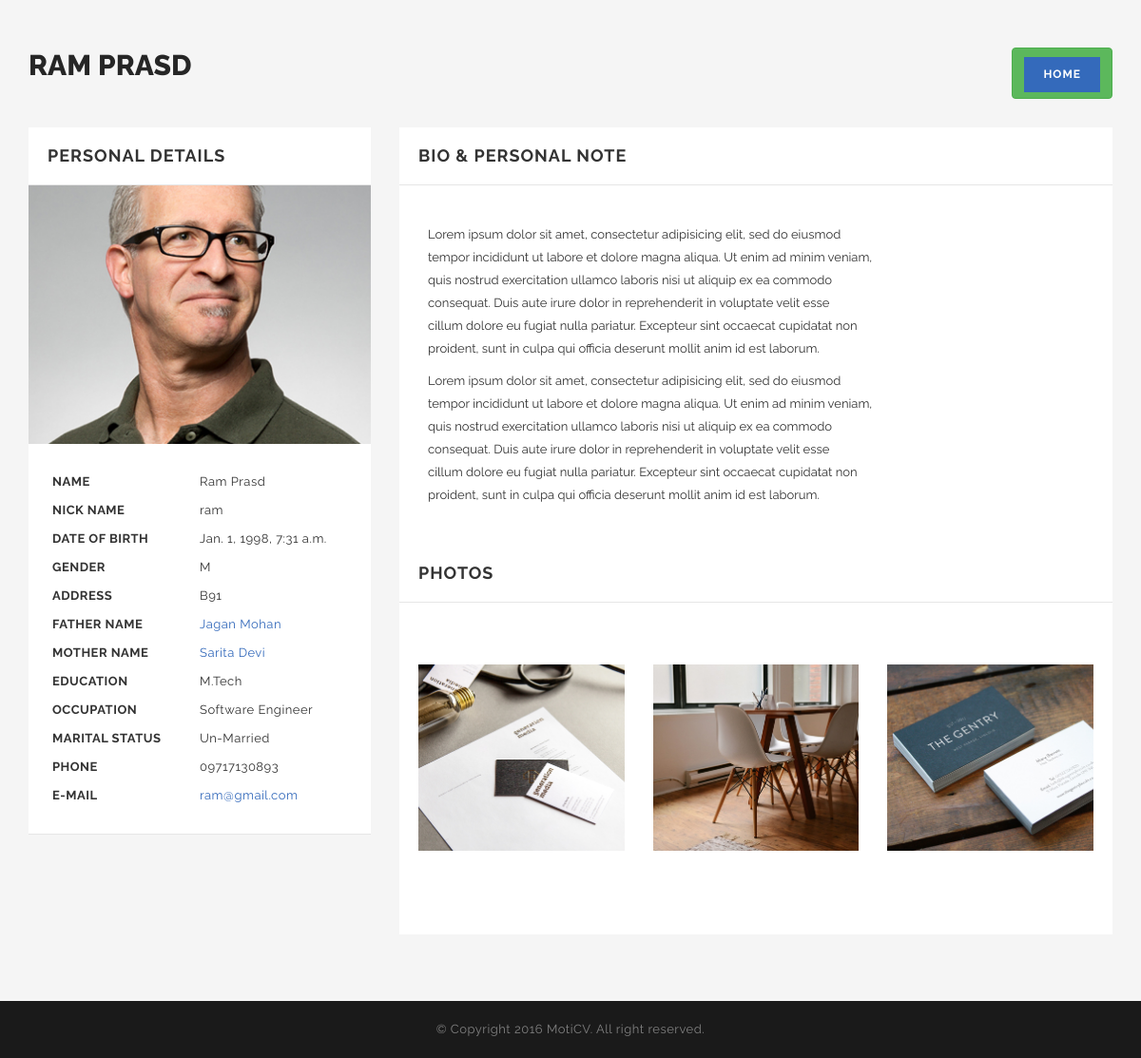
Page /p/3 on the committed database.
### website/models.py (models this page shows, shortened)
class PersonProfile(models.Model):
	created_by = models.ForeignKey(User, on_delete=models.CASCADE)
	name = models.CharField(blank=False, max_length=255)
	nickname = models.CharField(blank=True, max_length=255)
	mobile = models.CharField(blank=True, max_length=20)
	photo = models.ImageField(upload_to='profile_pic', blank=True)
	fathers_name = models.ForeignKey('self', blank=True, null=True, on_delete=models.SET_NULL, related_name='father_name')
	mothers_name = models.ForeignKey('self', blank=True, null=True, on_delete=models.SET_NULL, related_name='mother_name')
	dob = models.DateTimeField(auto_now_add=False, blank=True)
	sex = models.CharField(blank=True, max_length=1, choices=[('M', 'Male'), ('F', 'Female')], default='M')
	education = models.TextField(blank=True)
	occupation = models.TextField(blank=True)
	address = models.TextField(blank=True)
	marital_status = models.CharField(blank=True, max_length=50, choices=[('Married', 'Married'), ('Un-Married', 'Un-Married')], default='Un-Married')
	spouse_name = models.ForeignKey('self', blank=True, null=True, on_delete=models.SET_NULL, related_name='sp_name')
	place_of_married = models.TextField(blank=True)
	general_note = HTMLField(blank=True)
	bio = HTMLField(blank=True)
	email = models.EmailField(blank=True)

### website/views.py (the view)
# urls.py: path('p/<pid>', views.prifile, name='profile'),
def prifile(request, pid):
	context = {'pid': pid}
	person = list(PersonProfile.objects.filter(id=pid).values())[0]
	try:
		context['fathers_name'] = list(PersonProfile.objects.filter(id=person['fathers_name_id']).values())[0]['name']
	except Exception as e:
		pass
	try:
		context['mothers_name'] = list(PersonProfile.objects.filter(id=person['mothers_name_id']).values())[0]['name']
	except Exception as e:
		pass
	try:
		context['spouse_name'] = list(PersonProfile.objects.filter(id=person['spouse_name_id']).values())[0]['name']
	except Exception as e:
		pass
	try:
		children = list(PersonChildren.objects.filter(parent__id=person['id']).values())
		c = []
		for child in children:
			name = list(PersonProfile.objects.filter(id=child['child_id']).values())[0]['name']
			child_id = child['child_id']
			c.append({'id': child_id, 'name': name})
		context['children'] = c
	except Exception as e:
		pass
	try:
		context['pics'] = list(PersonPhotos.objects.filter(person__id=person['id']).values('pic'))
	except Exception as e:
		pass
	context['person'] = person
	return render(request, 'website/profile.html', context)

### templates/website/profile.html (shortened to what this page needs)
<!doctype html>
<html class="no-js" lang="en">
<head>
{% load static %}
<link rel="stylesheet" href="{% static 'website/css/ionicons.min.css' %}">
<link rel="stylesheet" href="{% static 'website/css/bootstrap/bootstrap.min.css' %}">
<link rel="stylesheet" href="{% static 'website/css/font-awesome.min.css' %}">
<link rel="stylesheet" href="{% static 'website/css/main.css' %}">
<link rel="stylesheet" href="{% static 'website/css/style.css' %}">
<link rel="stylesheet" href="{% static 'website/css/responsive.css' %}">
</head>
<body>
<div id="wrap">
  <main class="cd-main-content">
    <div id="content">
      <div class="resume">
        <div class="container">
          <div class="top-head">
            <div class="row">
              <div class="col-sm-6">
                <h4>{{person.name}}</h4>
              </div>
              <div class="col-sm-6"> <span style="float: right;" class="btn btn-success"><a href="/">Home</a></span></div>
            </div>
          </div>
          <div class="row">
            <div class="col-md-4">
              <div class="side-bar">
                <h5 class="tittle">Personal Details</h5>
                <img src="/media/{{person.photo}}" class="img-responsive" alt="">
                <ul class="personal-info">
                  <li>
                    <p> <span> Name</span> {{person.name}} </p>
                  </li>
                  {% if person.nickname %}
                  <li>
                    <p> <span> Nick Name</span> {{person.nickname}} </p>
                  </li>
                  {% endif %}
                  {% if person.dob %}
                  <li>
                    <p> <span> Date of Birth</span> {{person.dob}} </p>
                  </li>
                  {% endif %}
                  <li>
                    <p> <span> Gender</span> {{person.sex}} </p>
                  </li>
                  {% if person.address %}
                  <li>
                    <p> <span> Address</span> {{person.address}} </p>
                  </li>
                  {% endif %}
                  {% if fathers_name %}
                  <li>
                    <p> <span> Father Name</span> <a href="/p/{{person.fathers_name_id}}"> {{fathers_name}} </a> </p>
                  </li>
                  {% endif %}
                  {% if mothers_name %}
                  <li>
                    <p> <span> Mother Name</span> <a href="/p/{{person.mothers_name_id}}">  {{mothers_name}} </a> </p>
                  </li>
                  {% endif %}
                  {% if person.education %}
                  <li>
                    <p> <span> Education </span> {{person.education}} </p>
                  </li>
                  {% endif %}
                  {% if person.occupation %}
                  <li>
                    <p> <span> Occupation</span> {{person.occupation}} </p>
                  </li>
                  {% endif %}
                  {% if person.marital_status %}
                  <li>
                    <p> <span> Marital Status</span> {{person.marital_status}} </p>
                  </li>
                  {% endif %}
                  {% if person.mobile %}
                  <li>
                    <p> <span> Phone</span> {{person.mobile}} </p>
                  </li>
                  {% endif %}
                  {% if person.email %}
                  <li>
                    <p> <span> E-mail</span> <a href="#"> {{person.email}}</a> </p>
                  </li>
                  {% endif %}
                </ul>
              </div>
            </div>
            <div class="col-md-8">
              <div class="tab-content">
                <div role="tabpanel" class="tab-pane fade in active" id="resume">
                  <div class="inside-sec">
                    <h5 class="tittle">Bio & Personal Note</h5>
                    <div class="bio-info padding-30">
                      <p>{{person.bio | safe}}</p>
                      <p>{{person.general_note | safe}}</p>
                    </div>
                    <h5 class="tittle">Photos</h5>
                    <section class="portfolio padding-top-50 padding-bottom-50">
                      <div id="Container" class="item-space row col-3">
                        {% for p in pics %}
                          <article class="portfolio-item mix pf-web-design">
                            <div class="portfolio-image"> <a href="#."> <img class="img-responsive" alt="Open Imagination" src="/media/{{p.pic}}"> </a>
                            </div>
                          </article>
                        {% endfor %}
                      </div>
                    </section>
                  </div>
                </div>
              </div>
            </div>
          </div>
        </div>
      </div>
    </div>
  </main>
  <footer class="footer">
    <div class="rights">
      <p>© Copyright 2016 MotiCV. All right reserved.</p>
    </div>
  </footer>
</div>
</body>
</html>

### static/website/css/style.css (style rules this page uses)
* { margin: 0px; padding: 0px; }
body { background: #FFF; font-weight: normal; position: relative; font-size: 14px; font-family: 'Raleway', sans-serif; }
#wrap { position: relative; width: 100%; overflow: hidden; }
h1, h2, h3, h4, h5, h6 { color: #262626; font-weight: bold; text-transform: uppercase; font-family: 'Raleway', sans-serif; }
h4 { font-size: 30px; }
h5 { font-size: 18px; padding: 20px 0; margin: 0px; color: #333333; letter-spacing: 1px; }
p { color: #333333; font-size: 13px; line-height: 20px; letter-spacing: 0.5px; text-rendering: optimizeLegibility; }
a { -webkit-transition: all 0.4s ease-in-out; -moz-transition: all 0.4s ease-in-out; -o-transition: all 0.4s ease-in-out; -ms-transition: all 0.4s ease-in-out; transition: all 0.4s ease-in-out; text-decoration: none !important; }
img { -webkit-transition: 0.4s ease-in-out; -moz-transition: 0.4s ease-in-out; -ms-transition: 0.4s ease-in-out; -o-transition: 0.4s ease-in-out; transition: 0.4s ease-in-out; display: inline-block !important; }
ul { margin-bottom: 0px; }
li { list-style: none; }
a { text-decoration: none; color: #141414; }
section { position: relative; width: 100%; background: #fff; }
.resume { background: #f5f5f5; padding: 100px 0; }
h5.tittle { font-size: 18px; padding: 20px; margin: 0px; color: #333333; letter-spacing: 1px; border-bottom: 1px solid #e6e6e6; }
.top-head { margin-bottom: 30px; }
.top-head h4 { text-transform: uppercase; font-weight: 800; margin-right: 20px; float: left; margin: 0px; line-height: 38px; margin-right: 30px; display: inline-block; }
.top-head a { letter-spacing: 1px; background: #346abb; color: #fff; padding: 10px 20px; text-transform: uppercase; font-weight: bold; font-size: 12px; margin-top: 3px; display: inline-block; }
.side-bar { background: #fff; }
.side-bar .personal-info { padding: 25px; border-bottom: 1px solid #e6e6e6; }
.side-bar .personal-info li span { width: 50%; float: left; text-transform: uppercase; font-weight: bold; }
.side-bar .personal-info li p { margin: 0px; line-height: 30px; }
.side-bar .personal-info li a { color: #346abb; }
.inside-sec { width: 100%; display: inline-block; background: #fff; }
.bio-info p { line-height: 24px; letter-spacing: 0px; }
.rights { background: #1a1a1a; padding: 20px 0; text-align: center; }
.rights p { margin: 0px; color: #808080; }
.portfolio { padding: 20px; display: inline-block; width: 100%; }
.portfolio-item .portfolio-image { position: relative; overflow: hidden; }
.portfolio .item-space .portfolio-item { padding: 15px; float: left; }
.portfolio .portfolio-item { position: relative; overflow: hidden; padding: 5px; display: none; }
.portfolio .item-space .portfolio-item img { width: 100%; }
.portfolio-image img { width: 100%; }
.col-3 .portfolio-item { width: 33.3333%; position: relative; }
article, aside, details, figcaption, figure, footer, header, hgroup, menu, nav, section, main { display: block; }
body { line-height: 1; }
ol, ul { list-style: none; }
.cd-main-content { min-height: 100%; position: relative; z-index: 2; -webkit-transform: translateZ(0); -webkit-backface-visibility: hidden; -webkit-transition-property: -webkit-transform; -moz-transition-property: -moz-transform; transition-property: transform; -webkit-transition-duration: 0.4s; -moz-transition-duration: 0.4s; transition-duration: 0.4s; }
#content:before { opacity: 0; position: absolute; height: 100%; width: 100%; left: 0px; right: 320px; margin-right: 320px; top: 0px; content: ""; display: none; background: rgba(0,0,0,0.5); z-index: 1; -webkit-transition: all 0.4s ease-in-out; -moz-transition: all 0.4s ease-in-out; -o-transition: all 0.4s ease-in-out; -ms-transition: all 0.4s ease-in-out; transition: all 0.4s ease-in-out; }
#content:before { z-index: 10 !important; }
img { max-width: 100%; height: auto; }
.inside-sec { padding-bottom: 20px; }
.tab-content { margin-bottom: 20px; }
.resume { padding: 50px 0; }

### rows in the picture
PersonProfile: name "RAM PRASD", photo (picture), name "Ram Prasd", nickname "ram", dob "Jan. 1, 1998, 7:31 a.m.", sex "M", address "B91", education "M.Tech", occupation "Software Engineer", marital_status "Un-Married", mobile "09717130893", email "ram@gmail.com", bio "Lorem ipsum dolor sit amet, consectetur adipisicing elit, sed do eiusmod tempor incididunt ut labore et dolore magna aliqua. Ut enim ad minim veniam, quis nostrud exercitation ullamco laboris nisi ut aliquip ex ea commodo consequat. Duis aute irure dolor in reprehenderit in voluptate velit esse cillum dolore eu fugiat nulla pariatur. Excepteur sint occaecat cupidatat non proident, sunt in culpa qui officia deserunt mollit anim id est laborum.", general_note "Lorem ipsum dolor sit amet, consectetur adipisicing elit, sed do eiusmod tempor incididunt ut labore et dolore magna aliqua. Ut enim ad minim veniam, quis nostrud exercitation ullamco laboris nisi ut aliquip ex ea commodo consequat. Duis aute irure dolor in reprehenderit in voluptate velit esse cillum dolore eu fugiat nulla pariatur. Excepteur sint occaecat cupidatat non proident, sunt in culpa qui officia deserunt mollit anim id est laborum."
PersonProfile: name "Jagan Mohan"
PersonProfile: name "Sarita Devi"
